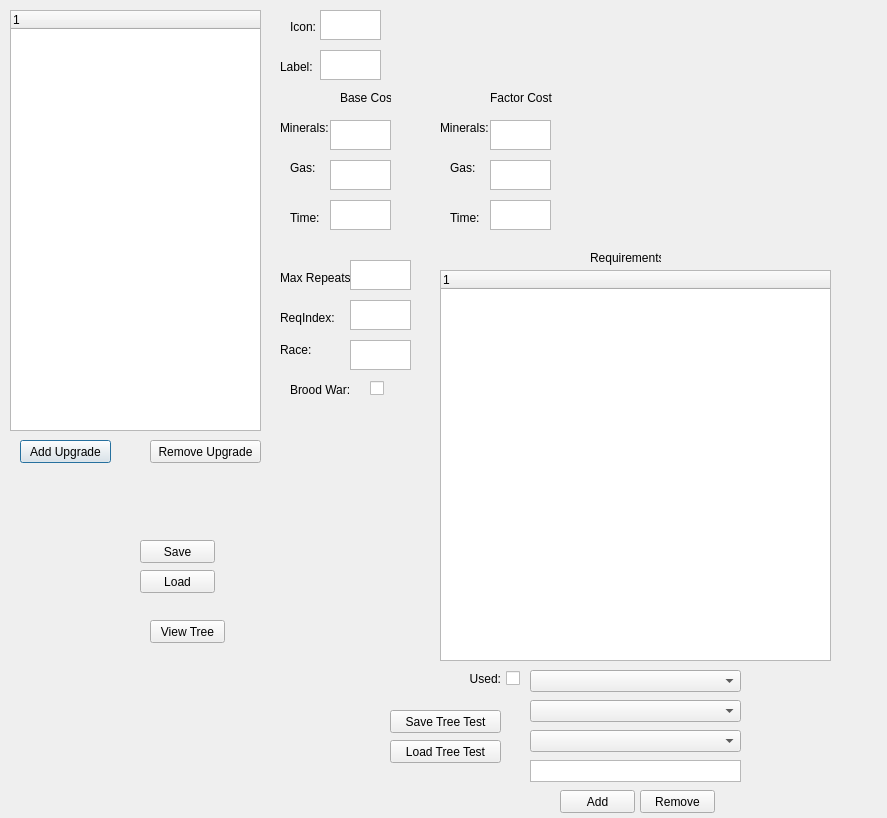
<?xml version="1.0" encoding="UTF-8"?>
<ui version="4.0">
 <class>upgReqMenu</class>
 <widget class="QDialog" name="upgReqMenu">
  <property name="geometry">
   <rect>
    <x>0</x>
    <y>0</y>
    <width>887</width>
    <height>818</height>
   </rect>
  </property>
  <property name="windowTitle">
   <string>Extended Upgrade+Requirement Menu</string>
  </property>
  <widget class="QPushButton" name="addUpgradeButton">
   <property name="geometry">
    <rect>
     <x>20</x>
     <y>440</y>
     <width>91</width>
     <height>23</height>
    </rect>
   </property>
   <property name="text">
    <string>Add Upgrade</string>
   </property>
  </widget>
  <widget class="QPushButton" name="removeUpgradeButton">
   <property name="geometry">
    <rect>
     <x>150</x>
     <y>440</y>
     <width>111</width>
     <height>23</height>
    </rect>
   </property>
   <property name="text">
    <string>Remove Upgrade</string>
   </property>
  </widget>
  <widget class="QTreeWidget" name="upgradeList">
   <property name="geometry">
    <rect>
     <x>10</x>
     <y>10</y>
     <width>251</width>
     <height>421</height>
    </rect>
   </property>
   <column>
    <property name="text">
     <string notr="true">1</string>
    </property>
   </column>
  </widget>
  <widget class="QLabel" name="labelIcon">
   <property name="geometry">
    <rect>
     <x>290</x>
     <y>20</y>
     <width>47</width>
     <height>13</height>
    </rect>
   </property>
   <property name="text">
    <string>Icon:</string>
   </property>
  </widget>
  <widget class="QPlainTextEdit" name="textBoxPlaceholder">
   <property name="enabled">
    <bool>true</bool>
   </property>
   <property name="geometry">
    <rect>
     <x>320</x>
     <y>10</y>
     <width>61</width>
     <height>30</height>
    </rect>
   </property>
   <property name="frameShape">
    <enum>QFrame::StyledPanel</enum>
   </property>
   <property name="verticalScrollBarPolicy">
    <enum>Qt::ScrollBarAsNeeded</enum>
   </property>
  </widget>
  <widget class="QLabel" name="labelLabel">
   <property name="geometry">
    <rect>
     <x>280</x>
     <y>60</y>
     <width>47</width>
     <height>13</height>
    </rect>
   </property>
   <property name="text">
    <string>Label:</string>
   </property>
  </widget>
  <widget class="QPlainTextEdit" name="textBoxPlaceholder_2">
   <property name="enabled">
    <bool>true</bool>
   </property>
   <property name="geometry">
    <rect>
     <x>320</x>
     <y>50</y>
     <width>61</width>
     <height>30</height>
    </rect>
   </property>
   <property name="frameShape">
    <enum>QFrame::StyledPanel</enum>
   </property>
   <property name="verticalScrollBarPolicy">
    <enum>Qt::ScrollBarAsNeeded</enum>
   </property>
  </widget>
  <widget class="QLabel" name="label_3">
   <property name="geometry">
    <rect>
     <x>340</x>
     <y>90</y>
     <width>51</width>
     <height>16</height>
    </rect>
   </property>
   <property name="text">
    <string>Base Cost</string>
   </property>
  </widget>
  <widget class="QLabel" name="label_4">
   <property name="geometry">
    <rect>
     <x>490</x>
     <y>90</y>
     <width>71</width>
     <height>16</height>
    </rect>
   </property>
   <property name="text">
    <string>Factor Cost</string>
   </property>
  </widget>
  <widget class="QLabel" name="labelOre">
   <property name="geometry">
    <rect>
     <x>280</x>
     <y>120</y>
     <width>61</width>
     <height>16</height>
    </rect>
   </property>
   <property name="text">
    <string>Minerals:</string>
   </property>
  </widget>
  <widget class="QLabel" name="labelGas">
   <property name="geometry">
    <rect>
     <x>290</x>
     <y>160</y>
     <width>61</width>
     <height>16</height>
    </rect>
   </property>
   <property name="text">
    <string>Gas:</string>
   </property>
  </widget>
  <widget class="QLabel" name="labelTime">
   <property name="geometry">
    <rect>
     <x>290</x>
     <y>210</y>
     <width>61</width>
     <height>16</height>
    </rect>
   </property>
   <property name="text">
    <string>Time:</string>
   </property>
  </widget>
  <widget class="QPlainTextEdit" name="textBoxPlaceholder_3">
   <property name="enabled">
    <bool>true</bool>
   </property>
   <property name="geometry">
    <rect>
     <x>330</x>
     <y>120</y>
     <width>61</width>
     <height>30</height>
    </rect>
   </property>
   <property name="frameShape">
    <enum>QFrame::StyledPanel</enum>
   </property>
   <property name="verticalScrollBarPolicy">
    <enum>Qt::ScrollBarAsNeeded</enum>
   </property>
  </widget>
  <widget class="QPlainTextEdit" name="textBoxPlaceholder_4">
   <property name="enabled">
    <bool>true</bool>
   </property>
   <property name="geometry">
    <rect>
     <x>330</x>
     <y>160</y>
     <width>61</width>
     <height>30</height>
    </rect>
   </property>
   <property name="frameShape">
    <enum>QFrame::StyledPanel</enum>
   </property>
   <property name="verticalScrollBarPolicy">
    <enum>Qt::ScrollBarAsNeeded</enum>
   </property>
  </widget>
  <widget class="QPlainTextEdit" name="textBoxPlaceholder_5">
   <property name="enabled">
    <bool>true</bool>
   </property>
   <property name="geometry">
    <rect>
     <x>330</x>
     <y>200</y>
     <width>61</width>
     <height>30</height>
    </rect>
   </property>
   <property name="frameShape">
    <enum>QFrame::StyledPanel</enum>
   </property>
   <property name="verticalScrollBarPolicy">
    <enum>Qt::ScrollBarAsNeeded</enum>
   </property>
  </widget>
  <widget class="QPlainTextEdit" name="textBoxPlaceholder_6">
   <property name="enabled">
    <bool>true</bool>
   </property>
   <property name="geometry">
    <rect>
     <x>490</x>
     <y>200</y>
     <width>61</width>
     <height>30</height>
    </rect>
   </property>
   <property name="frameShape">
    <enum>QFrame::StyledPanel</enum>
   </property>
   <property name="verticalScrollBarPolicy">
    <enum>Qt::ScrollBarAsNeeded</enum>
   </property>
  </widget>
  <widget class="QLabel" name="labelGasLevel">
   <property name="geometry">
    <rect>
     <x>450</x>
     <y>160</y>
     <width>61</width>
     <height>16</height>
    </rect>
   </property>
   <property name="text">
    <string>Gas:</string>
   </property>
  </widget>
  <widget class="QPlainTextEdit" name="textBoxPlaceholder_7">
   <property name="enabled">
    <bool>true</bool>
   </property>
   <property name="geometry">
    <rect>
     <x>490</x>
     <y>160</y>
     <width>61</width>
     <height>30</height>
    </rect>
   </property>
   <property name="frameShape">
    <enum>QFrame::StyledPanel</enum>
   </property>
   <property name="verticalScrollBarPolicy">
    <enum>Qt::ScrollBarAsNeeded</enum>
   </property>
  </widget>
  <widget class="QPlainTextEdit" name="textBoxPlaceholder_8">
   <property name="enabled">
    <bool>true</bool>
   </property>
   <property name="geometry">
    <rect>
     <x>490</x>
     <y>120</y>
     <width>61</width>
     <height>30</height>
    </rect>
   </property>
   <property name="frameShape">
    <enum>QFrame::StyledPanel</enum>
   </property>
   <property name="verticalScrollBarPolicy">
    <enum>Qt::ScrollBarAsNeeded</enum>
   </property>
  </widget>
  <widget class="QLabel" name="labelTimeLevel">
   <property name="geometry">
    <rect>
     <x>450</x>
     <y>210</y>
     <width>61</width>
     <height>16</height>
    </rect>
   </property>
   <property name="text">
    <string>Time:</string>
   </property>
  </widget>
  <widget class="QLabel" name="labelOreLevel">
   <property name="geometry">
    <rect>
     <x>440</x>
     <y>120</y>
     <width>61</width>
     <height>16</height>
    </rect>
   </property>
   <property name="text">
    <string>Minerals:</string>
   </property>
  </widget>
  <widget class="QLabel" name="labelMaxRep">
   <property name="geometry">
    <rect>
     <x>280</x>
     <y>270</y>
     <width>71</width>
     <height>16</height>
    </rect>
   </property>
   <property name="text">
    <string>Max Repeats:</string>
   </property>
  </widget>
  <widget class="QLabel" name="labReqInd">
   <property name="geometry">
    <rect>
     <x>280</x>
     <y>310</y>
     <width>61</width>
     <height>16</height>
    </rect>
   </property>
   <property name="text">
    <string>ReqIndex:</string>
   </property>
  </widget>
  <widget class="QLabel" name="labelRace">
   <property name="geometry">
    <rect>
     <x>280</x>
     <y>340</y>
     <width>71</width>
     <height>20</height>
    </rect>
   </property>
   <property name="text">
    <string>Race:</string>
   </property>
  </widget>
  <widget class="QPlainTextEdit" name="textBoxPlaceholder_9">
   <property name="enabled">
    <bool>true</bool>
   </property>
   <property name="geometry">
    <rect>
     <x>350</x>
     <y>260</y>
     <width>61</width>
     <height>30</height>
    </rect>
   </property>
   <property name="frameShape">
    <enum>QFrame::StyledPanel</enum>
   </property>
   <property name="verticalScrollBarPolicy">
    <enum>Qt::ScrollBarAsNeeded</enum>
   </property>
  </widget>
  <widget class="QPlainTextEdit" name="textBoxPlaceholder_10">
   <property name="enabled">
    <bool>true</bool>
   </property>
   <property name="geometry">
    <rect>
     <x>350</x>
     <y>300</y>
     <width>61</width>
     <height>30</height>
    </rect>
   </property>
   <property name="frameShape">
    <enum>QFrame::StyledPanel</enum>
   </property>
   <property name="verticalScrollBarPolicy">
    <enum>Qt::ScrollBarAsNeeded</enum>
   </property>
  </widget>
  <widget class="QPlainTextEdit" name="textBoxPlaceholder_11">
   <property name="enabled">
    <bool>true</bool>
   </property>
   <property name="geometry">
    <rect>
     <x>350</x>
     <y>340</y>
     <width>61</width>
     <height>30</height>
    </rect>
   </property>
   <property name="frameShape">
    <enum>QFrame::StyledPanel</enum>
   </property>
   <property name="verticalScrollBarPolicy">
    <enum>Qt::ScrollBarAsNeeded</enum>
   </property>
  </widget>
  <widget class="QTreeWidget" name="reqList">
   <property name="geometry">
    <rect>
     <x>440</x>
     <y>270</y>
     <width>391</width>
     <height>391</height>
    </rect>
   </property>
   <column>
    <property name="text">
     <string notr="true">1</string>
    </property>
   </column>
  </widget>
  <widget class="QLabel" name="labelRequirements">
   <property name="geometry">
    <rect>
     <x>590</x>
     <y>250</y>
     <width>71</width>
     <height>16</height>
    </rect>
   </property>
   <property name="text">
    <string>Requirements</string>
   </property>
  </widget>
  <widget class="QComboBox" name="opcodeCombobox">
   <property name="geometry">
    <rect>
     <x>530</x>
     <y>670</y>
     <width>211</width>
     <height>22</height>
    </rect>
   </property>
  </widget>
  <widget class="QLabel" name="label_15">
   <property name="geometry">
    <rect>
     <x>290</x>
     <y>380</y>
     <width>71</width>
     <height>20</height>
    </rect>
   </property>
   <property name="text">
    <string>Brood War:</string>
   </property>
  </widget>
  <widget class="QCheckBox" name="checkBox">
   <property name="geometry">
    <rect>
     <x>370</x>
     <y>380</y>
     <width>31</width>
     <height>17</height>
    </rect>
   </property>
   <property name="text">
    <string/>
   </property>
  </widget>
  <widget class="QComboBox" name="opcodeComparisonCombobox">
   <property name="geometry">
    <rect>
     <x>530</x>
     <y>700</y>
     <width>211</width>
     <height>22</height>
    </rect>
   </property>
  </widget>
  <widget class="QComboBox" name="opcodeValueCombobox">
   <property name="geometry">
    <rect>
     <x>530</x>
     <y>730</y>
     <width>211</width>
     <height>22</height>
    </rect>
   </property>
  </widget>
  <widget class="QPushButton" name="reqAddButton">
   <property name="geometry">
    <rect>
     <x>560</x>
     <y>790</y>
     <width>75</width>
     <height>23</height>
    </rect>
   </property>
   <property name="text">
    <string>Add</string>
   </property>
  </widget>
  <widget class="QPushButton" name="reqRemoveButton">
   <property name="geometry">
    <rect>
     <x>640</x>
     <y>790</y>
     <width>75</width>
     <height>23</height>
    </rect>
   </property>
   <property name="text">
    <string>Remove</string>
   </property>
  </widget>
  <widget class="QPushButton" name="savetreetest">
   <property name="geometry">
    <rect>
     <x>390</x>
     <y>710</y>
     <width>111</width>
     <height>23</height>
    </rect>
   </property>
   <property name="text">
    <string>Save Tree Test</string>
   </property>
  </widget>
  <widget class="QPushButton" name="loadtreetest">
   <property name="geometry">
    <rect>
     <x>390</x>
     <y>740</y>
     <width>111</width>
     <height>23</height>
    </rect>
   </property>
   <property name="text">
    <string>Load Tree Test</string>
   </property>
  </widget>
  <widget class="QPlainTextEdit" name="opcodeNumericValueBox">
   <property name="geometry">
    <rect>
     <x>530</x>
     <y>760</y>
     <width>211</width>
     <height>22</height>
    </rect>
   </property>
   <property name="verticalScrollBarPolicy">
    <enum>Qt::ScrollBarAlwaysOff</enum>
   </property>
   <property name="horizontalScrollBarPolicy">
    <enum>Qt::ScrollBarAlwaysOff</enum>
   </property>
  </widget>
  <widget class="QCheckBox" name="usedBox">
   <property name="geometry">
    <rect>
     <x>450</x>
     <y>670</y>
     <width>70</width>
     <height>17</height>
    </rect>
   </property>
   <property name="layoutDirection">
    <enum>Qt::RightToLeft</enum>
   </property>
   <property name="text">
    <string>Used:</string>
   </property>
  </widget>
  <widget class="QPushButton" name="NButton">
   <property name="geometry">
    <rect>
     <x>140</x>
     <y>540</y>
     <width>75</width>
     <height>23</height>
    </rect>
   </property>
   <property name="text">
    <string>Save</string>
   </property>
  </widget>
  <widget class="QPushButton" name="LButton">
   <property name="geometry">
    <rect>
     <x>140</x>
     <y>570</y>
     <width>75</width>
     <height>23</height>
    </rect>
   </property>
   <property name="text">
    <string>Load</string>
   </property>
  </widget>
  <widget class="QPushButton" name="viewTreeButton">
   <property name="geometry">
    <rect>
     <x>150</x>
     <y>620</y>
     <width>75</width>
     <height>23</height>
    </rect>
   </property>
   <property name="text">
    <string>View Tree</string>
   </property>
  </widget>
 </widget>
 <layoutdefault spacing="6" margin="11"/>
 <resources/>
 <connections/>
</ui>
